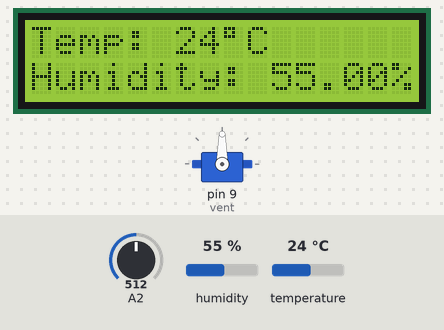
This sketch was run on a simulated Arduino Uno, built with avr-gcc and run on an emulated ATmega328P. Parts: servo, 16×2 character LCD. The test bench sets the inputs (shaded band); at power-on: A2 = 512, humidity 55 %, temperature 24 °C. The local clock reads 2024-03-15 10:24:30 at power-on unless the sketch sets it; what the sketch prints to the serial monitor is not drawn.

Above: at 1.2 s.
1.3 s: A2 set to 190
At 2.4 s:
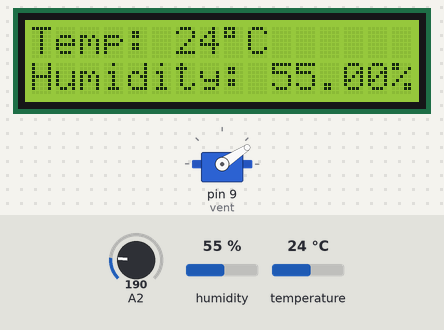
2.8 s: A2 set to 306
At 3.5 s:
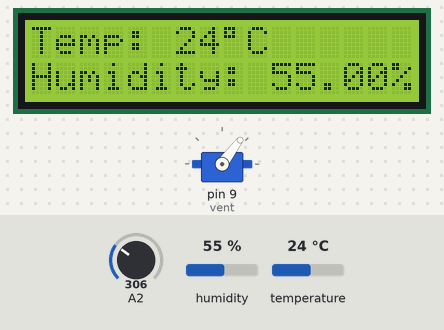
4.3 s: humidity set to 22 %
At 5.5 s:
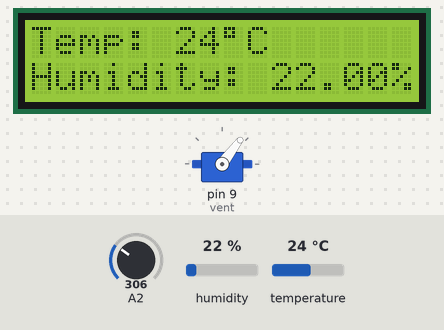
5.8 s: A2 set to 215
At 7.0 s:
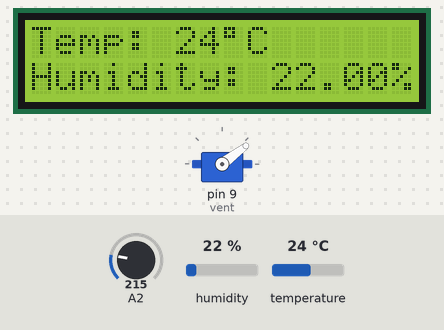
7.3 s: A2 set to 192
At 8.2 s:
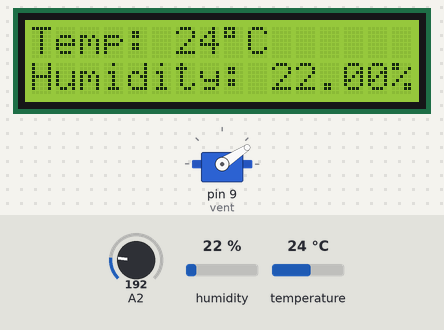
8.8 s: temperature set to 12 °C
At 9.3 s:
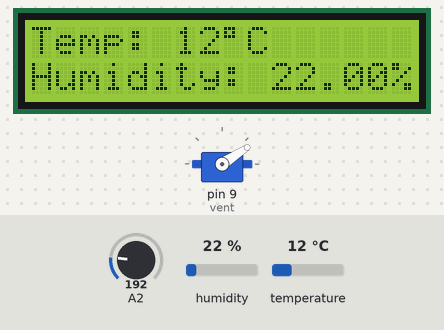
Timing chart, 0 to 11.3 s (numbered marks = the images above; inputs shaded):
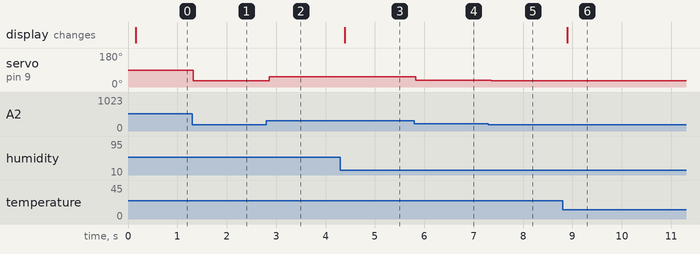

The sketch:

SwampCooler.ino
```cpp
/* Swamp cooler code by Willaim Strotz and D. Min.
 *  For cpe 301 Final progect.
 *  Revision alot
 *  Monte carloed, more polish.
 */
 // Includes
 #include <RTClib.h>
 #include <Servo.h>
 #include <LiquidCrystal.h>
 #include <dht.h>
 // Defines
 RTC_DS1307 rtc;
 Servo vent;
 dht DHT;
 #define maxtemp 28

 // Declarations
 volatile unsigned char* DDRLed = (unsigned char*) 0x21;
 volatile unsigned char* PortLed = (unsigned char*) 0x22; //LED wired that pa0 is green, pa1 is yellow, pa2 is red
 volatile unsigned char* PinLed = (unsigned char*) 0x20;
 const byte seconds = 0;//initial time is set here
 const byte hours = 0;
 const byte minutes = 0;
 volatile unsigned int Pos = 0;
 volatile unsigned int prev = 0;
 LiquidCrystal lcd(13, 12, 11, 10, 8, 7); //maps the pins to the lcd
 volatile unsigned int State = 2; //state of machine, 1 green go, 2 yellow idle
 unsigned int dispCounter = 0;
 unsigned int CountDuku = 0; //counters for the serial
 unsigned int CountDuku2 = 0;
 unsigned int CountDuku3 = 0;
 unsigned int CountDuku4 = 0;
 unsigned int ct = 0;
 unsigned int ret = 0;
 unsigned int LastState = 0;

 //Protos (done automagically thru ardu apparently) lol guess not.
 unsigned int OnOffStat();
 unsigned int DetectErr();
 void WritePin(unsigned char Reg, unsigned char pin, unsigned char state);
 void GetTime();
 void DispStats();

 //Setup
 void setup()
 {
  Serial.begin(9600);
  rtc.begin();//start clock
  rtc.adjust(DateTime(F(__DATE__), F(__TIME__)));
  vent.attach(9);//attaches servo to analog pin 9
  lcd.begin(16, 2);
  *DDRLed |= 0b00110111; //sets led to outputs and button to an input
 }
 //Main
 void loop()
 {
  dispCounter++;;
  if (dispCounter <= 2000)
  {
    DispStats();
    dispCounter = 0;
  }
  Pos = analogRead(2);
  Pos = map(Pos, 0, 1023, 0, 180);
  vent.write(Pos);
  if ((DetectErr()) == 1 && (CountDuku == 0))
  {
   WritePin(1,2,1); //R on
   WritePin(1,1,0); //Y off
   WritePin(1,0,0); //G off
   WritePin(1,5,0);// B off
   WritePin(1,4,0); // motor off
   Serial.print("Low water, refil to resume ");
   GetTime();
   CountDuku++;
  }
  else if (DetectErr() == 0)
  {
   CountDuku = 0;
   switch (OnOffStat()) //essentially 2 seperate paths for the 2 active states above
   {
    case 1: //green go state
      CountDuku4 = 0;
      WritePin(1,2,0); //R off
      WritePin(1,1,0); //Y off

      LastState = 1;
      if (ct > maxtemp)
      {
       WritePin(1,4,1);
       WritePin(1,0,0); //G off
       WritePin(1,5,1);//B on
       if (CountDuku2 == 0)
       {
        Serial.print("Fan on at ");
        GetTime();
        CountDuku2++;
        CountDuku3 = 0;
       }
      }
      else if (ct <= maxtemp)
      {
       WritePin(1,4,0);//motor off
       WritePin(1,0,1); //G on
       WritePin(1,5,0);//B off
       if (CountDuku3 == 0)
       {
        Serial.print("Fan off at ");
        GetTime();
        CountDuku3++;
       }
      }
    break;

    case 2: //yellow idle state
      CountDuku2 = 0;
      CountDuku3 = 0;
      WritePin(1,2,0); //R off
      WritePin(1,1,1); //Y on
      WritePin(1,0,0); //G off
      WritePin(1,5,0); //B off
      WritePin(1,4,0); //motor off
      LastState = 0;
      if (CountDuku4 == 0)
      {
       Serial.print("Cooling diabled at ");
       GetTime();
       CountDuku4++;
      }
    break;
   }
  }
 }
//functions------------
unsigned int OnOffStat()//detects button push, refrences the leds then outputs the machine idle/on state 1 green 2 idle
{
  long t = 0;
  long db = 200;
  unsigned int red = 0;
  red = (*PinLed & 0b00001000);
  if ((*PinLed & 0b00001000)&&(prev == 0)&&(millis() - t > db)) //button press and debug?
  {
     if (LastState & 1)//if last state was on
      {
       ret = 2;
      }
      else
      {
       ret = 1;
      }
     t = millis();
  }
 prev = red;
 return ret;
}
//-----------------
unsigned int DetectErr() //function should detect if an error is occuring. 1 if error 0 if none.
{
  if (analogRead(10) < 200)
  {
   return 1;
  }
 return 0;
}
//-----------------
void WritePin(unsigned char Reg, unsigned char pin, unsigned char state)//function is a writing to pin , register a=1 b=2 etc00, pi, then on or off.
{
  switch (Reg)
  {
    case 1: //for port a
      if(state == 0)
      {
       *PortLed &= ~(0x01 << pin);
      }
      else
      {
       *PortLed |= 0x01 << pin;
      }
      break;
  }
}
//-----------------
void GetTime()//prints the real time time and date
{
  DateTime now = rtc.now();
  Serial.print(now.month(), DEC);
  Serial.print("/");
  Serial.print(now.day());
  Serial.print("/");
  Serial.print(now.year());
  Serial.print("  ");
  Serial.print(now.hour());
  Serial.print(":");
  Serial.print(now.minute());
  Serial.print(":");
  Serial.print(now.minute());
  Serial.print(":");
  Serial.print(now.second());
  Serial.println();
}
//-----------------
void DispStats() //displays temp and humiditiy on lcd
{
  int chk = DHT.read11(5); // checks for a good read
  if (0 == chk)
  {
  lcd.begin(16,2);
  lcd.setCursor(0,0);
  lcd.print("Temp: ");
  lcd.print(ct = DHT.temperature);
  lcd.print((char)223);
  lcd.print("C");
  lcd.setCursor(0,1);
  lcd.print("Humidity: ");
  lcd.print(DHT.humidity);
  lcd.print("%");
  }
}
//-----------------
```

Measured:
- after the input at 1.3 s, servo on pin 9 (vent): 90° → 33° at once
- after the input at 2.8 s, servo on pin 9 (vent): 33° → 53° after 0.06 s
- after the input at 4.3 s, the display: changes after 0.09 s (image 3)
- after the input at 5.8 s, servo on pin 9 (vent): 53° → 37° at once
- after the input at 7.3 s, servo on pin 9 (vent): 37° → 33° after 0.06 s
- after the input at 8.8 s, the display: changes after 0.09 s (image 6)
